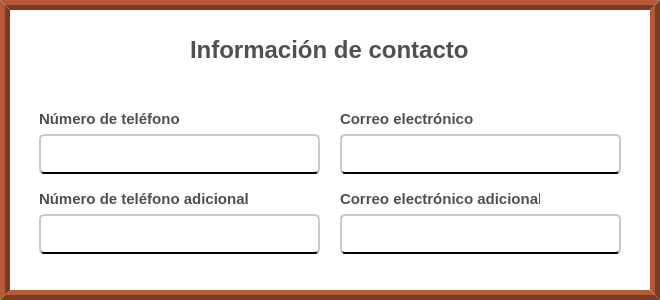
              <widget class="QFrame" name="espacio_info_contacto">
               <property name="sizePolicy">
                <sizepolicy hsizetype="Preferred" vsizetype="Preferred">
                 <horstretch>0</horstretch>
                 <verstretch>10</verstretch>
                </sizepolicy>
               </property>
               <property name="minimumSize">
                <size>
                 <width>0</width>
                 <height>300</height>
                </size>
               </property>
               <property name="maximumSize">
                <size>
                 <width>16777215</width>
                 <height>300</height>
                </size>
               </property>
               <property name="styleSheet">
                <string notr="true">QFrame{
	background-color: rgb(255, 255, 255);
	border:10px ridge rgb(122, 59, 33);
}</string>
               </property>
               <property name="frameShape">
                <enum>QFrame::StyledPanel</enum>
               </property>
               <property name="frameShadow">
                <enum>QFrame::Raised</enum>
               </property>
               <layout class="QVBoxLayout" name="verticalLayout_5">
                <property name="spacing">
                 <number>20</number>
                </property>
                <property name="leftMargin">
                 <number>20</number>
                </property>
                <property name="topMargin">
                 <number>30</number>
                </property>
                <property name="rightMargin">
                 <number>20</number>
                </property>
                <item alignment="Qt::AlignHCenter|Qt::AlignTop">
                 <widget class="QLabel" name="label_titulo_info_contacto">
                  <property name="maximumSize">
                   <size>
                    <width>16777215</width>
                    <height>19</height>
                   </size>
                  </property>
                  <property name="font">
                   <font>
                    <family>Arial</family>
                    <pointsize>18</pointsize>
                    <weight>75</weight>
                    <bold>true</bold>
                   </font>
                  </property>
                  <property name="styleSheet">
                   <string notr="true">QLabel{
	
	color: rgb(80, 80, 80);

border:none;	border-color: #ffffff;


}
</string>
                  </property>
                  <property name="text">
                   <string>Información de contacto</string>
                  </property>
                  <property name="scaledContents">
                   <bool>false</bool>
                  </property>
                 </widget>
                </item>
                <item alignment="Qt::AlignHCenter|Qt::AlignVCenter">
                 <widget class="QFrame" name="mostrar_datos_info_contacto">
                  <property name="sizePolicy">
                   <sizepolicy hsizetype="Preferred" vsizetype="Preferred">
                    <horstretch>0</horstretch>
                    <verstretch>10</verstretch>
                   </sizepolicy>
                  </property>
                  <property name="minimumSize">
                   <size>
                    <width>600</width>
                    <height>120</height>
                   </size>
                  </property>
                  <property name="styleSheet">
                   <string notr="true">QFrame{border:noe;}</string>
                  </property>
                  <layout class="QGridLayout" name="gridLayout">
                   <property name="horizontalSpacing">
                    <number>20</number>
                   </property>
                   <property name="verticalSpacing">
                    <number>10</number>
                   </property>
                   <item row="0" column="0">
                    <layout class="QVBoxLayout" name="verticalLayout_17">
                     <item alignment="Qt::AlignLeft">
                      <widget class="QLabel" name="label_numero_telefono">
                       <property name="sizePolicy">
                        <sizepolicy hsizetype="Preferred" vsizetype="Preferred">
                         <horstretch>0</horstretch>
                         <verstretch>0</verstretch>
                        </sizepolicy>
                       </property>
                       <property name="minimumSize">
                        <size>
                         <width>200</width>
                         <height>30</height>
                        </size>
                       </property>
                       <property name="maximumSize">
                        <size>
                         <width>200</width>
                         <height>30</height>
                        </size>
                       </property>
                       <property name="font">
                        <font>
                         <family>Arial</family>
                         <pointsize>11</pointsize>
                         <weight>75</weight>
                         <bold>true</bold>
                        </font>
                       </property>
                       <property name="styleSheet">
                        <string notr="true">QLabel{
	
	color: rgb(80, 80, 80);

	border-color: #ffffff;


}
</string>
                       </property>
                       <property name="text">
                        <string>Número de teléfono</string>
                       </property>
                       <property name="scaledContents">
                        <bool>false</bool>
                       </property>
                      </widget>
                     </item>
                     <item>
                      <widget class="QLineEdit" name="input_mostrar_numero_telefono">
                       <property name="enabled">
                        <bool>true</bool>
                       </property>
                       <property name="minimumSize">
                        <size>
                         <width>0</width>
                         <height>40</height>
                        </size>
                       </property>
                       <property name="font">
                        <font>
                         <family>Arial</family>
                         <pointsize>13</pointsize>
                        </font>
                       </property>
                       <property name="styleSheet">
                        <string notr="true">QLineEdit{
	
	background-color: rgb(255, 255, 255);
	border-radius:5px;
	padding-left: 5px;
 padding-right:5px;
	padding-top:1px;
	border-bottom:2px solid black  ;
	border-top: 2px solid rgb(202, 202, 202);
	border-left: 2px solid rgb(202, 202, 202);
	border-right: 2px solid rgb(202, 202, 202);

}

QLineEdit:focus{

	border: 2px solid rgb(17, 192, 255)



}
</string>
                       </property>
                       <property name="readOnly">
                        <bool>true</bool>
                       </property>
                      </widget>
                     </item>
                    </layout>
                   </item>
                   <item row="0" column="1">
                    <layout class="QVBoxLayout" name="verticalLayout_18">
                     <item alignment="Qt::AlignLeft">
                      <widget class="QLabel" name="label_correo">
                       <property name="minimumSize">
                        <size>
                         <width>0</width>
                         <height>30</height>
                        </size>
                       </property>
                       <property name="maximumSize">
                        <size>
                         <width>200</width>
                         <height>30</height>
                        </size>
                       </property>
                       <property name="font">
                        <font>
                         <family>Arial</family>
                         <pointsize>11</pointsize>
                         <weight>75</weight>
                         <bold>true</bold>
                        </font>
                       </property>
                       <property name="styleSheet">
                        <string notr="true">QLabel{
	
	color: rgb(80, 80, 80);

	border-color: #ffffff;


}
</string>
                       </property>
                       <property name="text">
                        <string>Correo electrónico</string>
                       </property>
                       <property name="scaledContents">
                        <bool>false</bool>
                       </property>
                      </widget>
                     </item>
                     <item>
                      <widget class="QLineEdit" name="input_mostrar_correo">
                       <property name="enabled">
                        <bool>true</bool>
                       </property>
                       <property name="minimumSize">
                        <size>
                         <width>0</width>
                         <height>40</height>
                        </size>
                       </property>
                       <property name="font">
                        <font>
                         <family>Arial</family>
                         <pointsize>13</pointsize>
                        </font>
                       </property>
                       <property name="styleSheet">
                        <string notr="true">QLineEdit{
	
	background-color: rgb(255, 255, 255);
	border-radius:5px;
	padding-left: 5px;
 padding-right:5px;
	padding-top:1px;
	border-bottom:2px solid black  ;
	border-top: 2px solid rgb(202, 202, 202);
	border-left: 2px solid rgb(202, 202, 202);
	border-right: 2px solid rgb(202, 202, 202);

}

QLineEdit:focus{

	border: 2px solid rgb(17, 192, 255)



}
</string>
                       </property>
                       <property name="text">
                        <string/>
                       </property>
                       <property name="cursorPosition">
                        <number>0</number>
                       </property>
                       <property name="readOnly">
                        <bool>true</bool>
                       </property>
                      </widget>
                     </item>
                    </layout>
                   </item>
                   <item row="1" column="0">
                    <layout class="QVBoxLayout" name="verticalLayout_40">
                     <item alignment="Qt::AlignLeft">
                      <widget class="QLabel" name="label_numero_telefono_adicional">
                       <property name="sizePolicy">
                        <sizepolicy hsizetype="Preferred" vsizetype="Preferred">
                         <horstretch>0</horstretch>
                         <verstretch>0</verstretch>
                        </sizepolicy>
                       </property>
                       <property name="minimumSize">
                        <size>
                         <width>0</width>
                         <height>30</height>
                        </size>
                       </property>
                       <property name="font">
                        <font>
                         <family>Arial</family>
                         <pointsize>11</pointsize>
                         <weight>75</weight>
                         <bold>true</bold>
                        </font>
                       </property>
                       <property name="styleSheet">
                        <string notr="true">QLabel{
	
	color: rgb(80, 80, 80);

	border-color: #ffffff;


}
</string>
                       </property>
                       <property name="text">
                        <string>Número de teléfono adicional</string>
                       </property>
                       <property name="scaledContents">
                        <bool>false</bool>
                       </property>
                      </widget>
                     </item>
                     <item alignment="Qt::AlignTop">
                      <widget class="QLineEdit" name="input_mostrar_numero_telefono_adicional">
                       <property name="enabled">
                        <bool>true</bool>
                       </property>
                       <property name="minimumSize">
                        <size>
                         <width>0</width>
                         <height>40</height>
                        </size>
                       </property>
                       <property name="font">
                        <font>
                         <family>Arial</family>
                         <pointsize>13</pointsize>
                        </font>
                       </property>
                       <property name="styleSheet">
                        <string notr="true">QLineEdit{
	
	background-color: rgb(255, 255, 255);
	border-radius:5px;
	padding-left: 5px;
 padding-right:5px;
	padding-top:1px;
	border-bottom:2px solid black  ;
	border-top: 2px solid rgb(202, 202, 202);
	border-left: 2px solid rgb(202, 202, 202);
	border-right: 2px solid rgb(202, 202, 202);

}

QLineEdit:focus{

	border: 2px solid rgb(17, 192, 255)



}
</string>
                       </property>
                       <property name="readOnly">
                        <bool>true</bool>
                       </property>
                      </widget>
                     </item>
                    </layout>
                   </item>
                   <item row="1" column="1">
                    <layout class="QVBoxLayout" name="verticalLayout_41">
                     <item alignment="Qt::AlignLeft">
                      <widget class="QLabel" name="label_correo_adicional">
                       <property name="minimumSize">
                        <size>
                         <width>0</width>
                         <height>30</height>
                        </size>
                       </property>
                       <property name="maximumSize">
                        <size>
                         <width>200</width>
                         <height>30</height>
                        </size>
                       </property>
                       <property name="font">
                        <font>
                         <family>Arial</family>
                         <pointsize>11</pointsize>
                         <weight>75</weight>
                         <bold>true</bold>
                        </font>
                       </property>
                       <property name="styleSheet">
                        <string notr="true">QLabel{
	
	color: rgb(80, 80, 80);

	border-color: #ffffff;


}
</string>
                       </property>
                       <property name="text">
                        <string>Correo electrónico adicional</string>
                       </property>
                       <property name="scaledContents">
                        <bool>false</bool>
                       </property>
                      </widget>
                     </item>
                     <item>
                      <widget class="QLineEdit" name="input_mostrar_correo_adicional">
                       <property name="enabled">
                        <bool>true</bool>
                       </property>
                       <property name="minimumSize">
                        <size>
                         <width>0</width>
                         <height>40</height>
                        </size>
                       </property>
                       <property name="font">
                        <font>
                         <family>Arial</family>
                         <pointsize>13</pointsize>
                        </font>
                       </property>
                       <property name="styleSheet">
                        <string notr="true">QLineEdit{
	
	background-color: rgb(255, 255, 255);
	border-radius:5px;
	padding-left: 5px;
 padding-right:5px;
	padding-top:1px;
	border-bottom:2px solid black  ;
	border-top: 2px solid rgb(202, 202, 202);
	border-left: 2px solid rgb(202, 202, 202);
	border-right: 2px solid rgb(202, 202, 202);

}

QLineEdit:focus{

	border: 2px solid rgb(17, 192, 255)



}
</string>
                       </property>
                       <property name="text">
                        <string/>
                       </property>
                       <property name="cursorPosition">
                        <number>0</number>
                       </property>
                       <property name="readOnly">
                        <bool>true</bool>
                       </property>
                      </widget>
                     </item>
                    </layout>
                   </item>
                  </layout>
                 </widget>
                </item>
               </layout>
              </widget>
